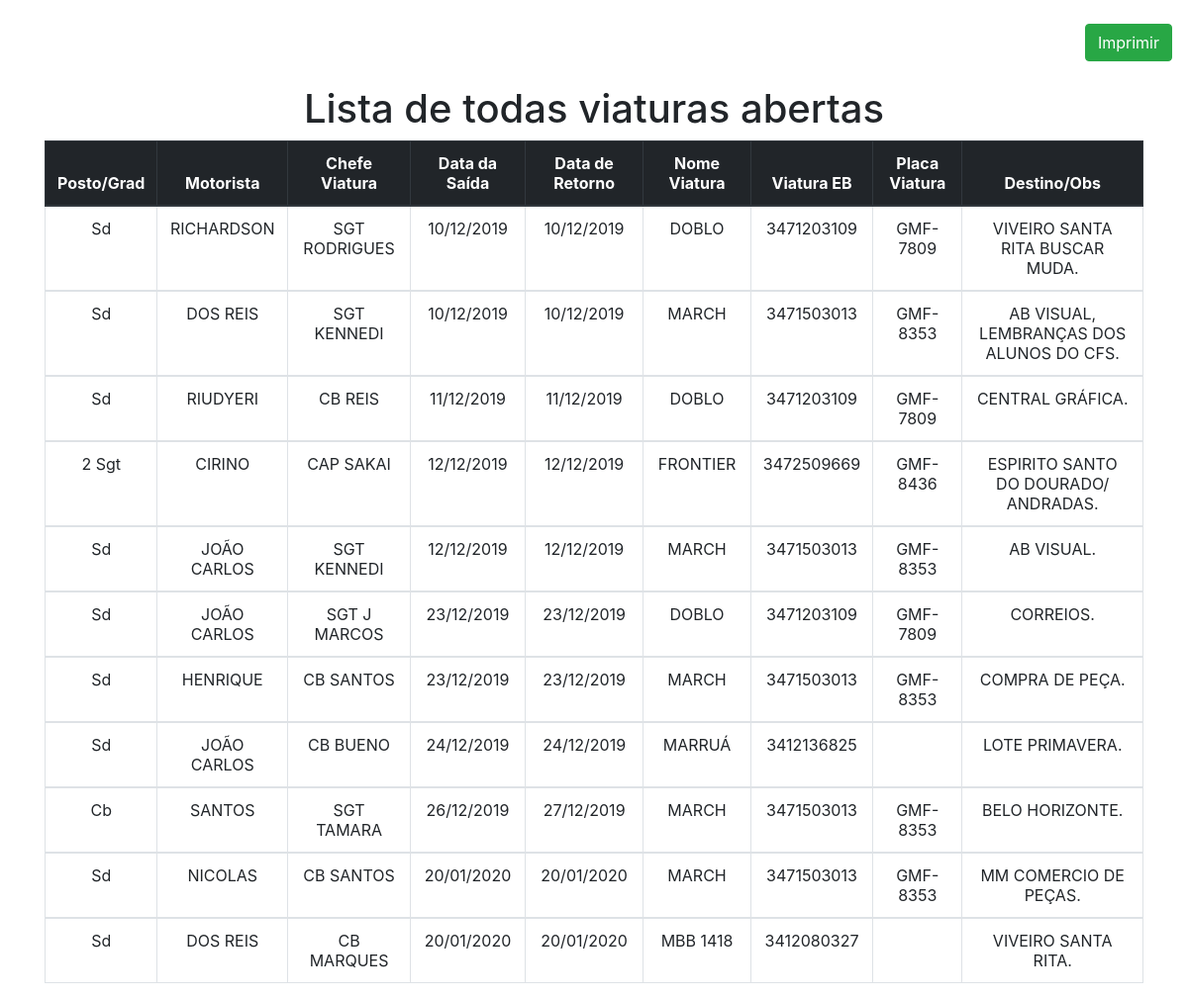
Page /pages/dashboard/form/relatorioViaturasFechadas.php on the committed database.
### tables this page shows
CREATE TABLE IF NOT EXISTS `viaturasregistradas` (
  `id` int(11) NOT NULL AUTO_INCREMENT,
  `situacao` int(3) NOT NULL,
  `motorista` varchar(36) NOT NULL,
  `chViatura` varchar(36) NOT NULL,
  `data_retorno` date NOT NULL,
  `data_saida` date NOT NULL,
  `ebViatura` varchar(30) NOT NULL,
  `obsViatura` text NOT NULL,
  `abertoPor` varchar(25) NOT NULL,
  `h_saida` time NOT NULL,
  `h_chegada` time NOT NULL,
  PRIMARY KEY (`id`)
);

CREATE TABLE IF NOT EXISTS `antiguidade` (
  `cod_posto_grad` int(3) NOT NULL,
  `nome_posto` varchar(15) DEFAULT NULL,
  PRIMARY KEY (`cod_posto_grad`),
  UNIQUE KEY `cod_posto_grad` (`cod_posto_grad`),
  UNIQUE KEY `nome_posto` (`nome_posto`)
);

CREATE TABLE IF NOT EXISTS `usuarios` (
  `id` int(11) NOT NULL AUTO_INCREMENT,
  `cod_posto_grad` int(3) NOT NULL,
  `nome` varchar(30) NOT NULL,
  `senha` varchar(30) NOT NULL,
  `nivel_acesso` int(3) NOT NULL,
  `cpf_mil` varchar(12) NOT NULL,
  `categoria` varchar(3) NOT NULL,
  PRIMARY KEY (`id`)
);

CREATE TABLE IF NOT EXISTS `viatura` (
  `id` int(11) NOT NULL AUTO_INCREMENT,
  `viatura_nome` varchar(45) NOT NULL,
  `viatura_eb` varchar(15) NOT NULL,
  `viatura_placa` varchar(15) NOT NULL,
  PRIMARY KEY (`id`)
);

### pages/dashboard/form/relatorioViaturasFechadas.php (the view, shortened to what this page needs)
<?php
include_once("../../../config/conexao.php");
?>
<html>
    <head>
        <link rel="stylesheet" href="https://stackpath.bootstrapcdn.com/bootstrap/4.1.3/css/bootstrap.min.css">
    </head>
    <body>
    <div id="d">
    <div class="mt-4 mb-4 mr-3" align="right">
    <form  >
    <input class="btn btn-success" type="button" value="Imprimir" onClick="imprimir()"/>
    </form>
    </div>
    </div>
    <div class="container text-center">
        <h1>Lista de todas viaturas abertas</h1>
    </div>
    <div class="container text-center">
                    <table class="table table-bordered">
                    <thead class="thead-dark text-center">
                    <tr>
                    <th scope="col">Posto/Grad</th>
                    <th scope="col">Motorista</th>
                    <th scope="col">Chefe Viatura </th>
                    <th scope="col">Data da Saída</th>
                    <th scope="col">Data de Retorno</th>
                    <th scope="col">Nome Viatura</th>
                    <th scope="col">Viatura EB</th>
                    <th scope="col">Placa Viatura</th>
                    <th scope="col">Destino/Obs</th>
                    </tr>
                    </thead>
                    <?php
                    $result_Registro = "SELECT a.nome_posto, u.nome,v.chViatura,v.data_saida,v.data_retorno,via.viatura_nome,via.viatura_eb,via.viatura_placa,v.obsViatura, a.nome_posto, u.nome, v.id FROM viaturasregistradas v INNER JOIN usuarios u ON u.id = v.motorista INNER JOIN antiguidade a ON u.cod_posto_grad = a.cod_posto_grad INNER JOIN viatura via ON via.id = v.ebViatura WHERE v.situacao = 0 ";
                    $resultado_Registro = mysqli_query($conn, $result_Registro);
                    while($dado = $resultado_Registro->fetch_array()){ ?>
                    <tbody class="text-center">
                    <tr>
                    <td><?php echo $dado["nome_posto"] ?></td>
                    <td><?php echo $dado["nome"] ?></td>
                    <td><?php echo $dado["chViatura"] ?></td>
                    <td><?php echo date("d/m/Y", strtotime($dado["data_saida"])); ?></td>
                    <td><?php echo date("d/m/Y", strtotime($dado["data_retorno"])); ?></td>
                    <td><?php echo $dado["viatura_nome"] ?></td>
                    <td><?php echo $dado["viatura_eb"] ?></td>
                    <td><?php echo $dado["viatura_placa"] ?></td>
                    <td><?php echo $dado["obsViatura"] ?></td>
                    </tr>
                    </tbody>
                    <?php  } ?>
                    </table>
                    </div>
    </body>
</html>

### rows in the picture
viaturasregistradas: antiguidade.nome_posto "Sd", usuarios.nome "RICHARDSON", chViatura "SGT RODRIGUES", data_saida "10/12/2019", data_retorno "10/12/2019", viatura.viatura_nome "DOBLO", viatura.viatura_eb "3471203109", viatura.viatura_placa "GMF-7809", obsViatura "VIVEIRO SANTA RITA BUSCAR MUDA."
viaturasregistradas: antiguidade.nome_posto "Sd", usuarios.nome "DOS REIS", chViatura "SGT KENNEDI", data_saida "10/12/2019", data_retorno "10/12/2019", viatura.viatura_nome "MARCH", viatura.viatura_eb "3471503013", viatura.viatura_placa "GMF-8353", obsViatura "AB VISUAL, LEMBRANÇAS DOS ALUNOS DO CFS."
viaturasregistradas: antiguidade.nome_posto "Sd", usuarios.nome "RIUDYERI", chViatura "CB REIS", data_saida "11/12/2019", data_retorno "11/12/2019", viatura.viatura_nome "DOBLO", viatura.viatura_eb "3471203109", viatura.viatura_placa "GMF-7809", obsViatura "CENTRAL GRÁFICA."
viaturasregistradas: antiguidade.nome_posto "2 Sgt", usuarios.nome "CIRINO", chViatura "CAP SAKAI", data_saida "12/12/2019", data_retorno "12/12/2019", viatura.viatura_nome "FRONTIER", viatura.viatura_eb "3472509669", viatura.viatura_placa "GMF-8436", obsViatura "ESPIRITO SANTO DO DOURADO/ ANDRADAS."
viaturasregistradas: antiguidade.nome_posto "Sd", usuarios.nome "JOÃO CARLOS", chViatura "SGT KENNEDI", data_saida "12/12/2019", data_retorno "12/12/2019", viatura.viatura_nome "MARCH", viatura.viatura_eb "3471503013", viatura.viatura_placa "GMF-8353", obsViatura "AB VISUAL."
viaturasregistradas: antiguidade.nome_posto "Sd", usuarios.nome "JOÃO CARLOS", chViatura "SGT J MARCOS", data_saida "23/12/2019", data_retorno "23/12/2019", viatura.viatura_nome "DOBLO", viatura.viatura_eb "3471203109", viatura.viatura_placa "GMF-7809", obsViatura "CORREIOS."
viaturasregistradas: antiguidade.nome_posto "Sd", usuarios.nome "HENRIQUE", chViatura "CB SANTOS", data_saida "23/12/2019", data_retorno "23/12/2019", viatura.viatura_nome "MARCH", viatura.viatura_eb "3471503013", viatura.viatura_placa "GMF-8353", obsViatura "COMPRA DE PEÇA."
viaturasregistradas: antiguidade.nome_posto "Sd", usuarios.nome "JOÃO CARLOS", chViatura "CB BUENO", data_saida "24/12/2019", data_retorno "24/12/2019", viatura.viatura_nome "MARRUÁ", viatura.viatura_eb "3412136825", obsViatura "LOTE PRIMAVERA."
viaturasregistradas: antiguidade.nome_posto "Cb", usuarios.nome "SANTOS", chViatura "SGT TAMARA", data_saida "26/12/2019", data_retorno "27/12/2019", viatura.viatura_nome "MARCH", viatura.viatura_eb "3471503013", viatura.viatura_placa "GMF-8353", obsViatura "BELO HORIZONTE."
viaturasregistradas: antiguidade.nome_posto "Sd", usuarios.nome "NICOLAS", chViatura "CB SANTOS", data_saida "20/01/2020", data_retorno "20/01/2020", viatura.viatura_nome "MARCH", viatura.viatura_eb "3471503013", viatura.viatura_placa "GMF-8353", obsViatura "MM COMERCIO DE PEÇAS."
viaturasregistradas: antiguidade.nome_posto "Sd", usuarios.nome "DOS REIS", chViatura "CB MARQUES", data_saida "20/01/2020", data_retorno "20/01/2020", viatura.viatura_nome "MBB 1418", viatura.viatura_eb "3412080327", obsViatura "VIVEIRO SANTA RITA."
